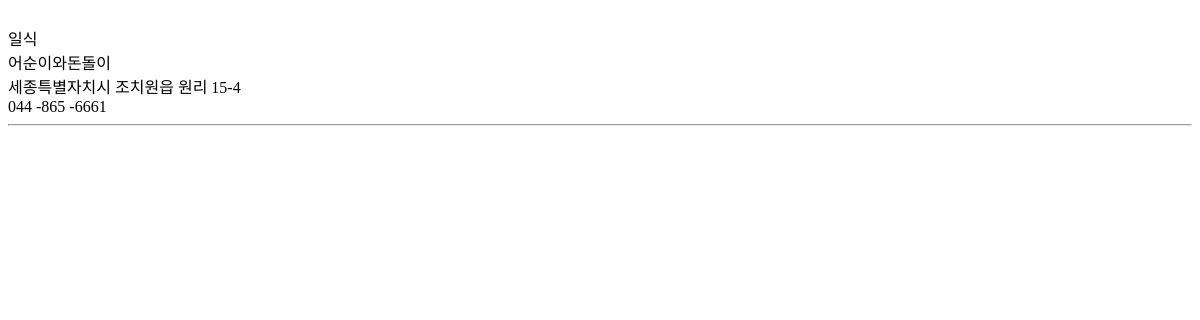
The app's page /map/jap/, older data.
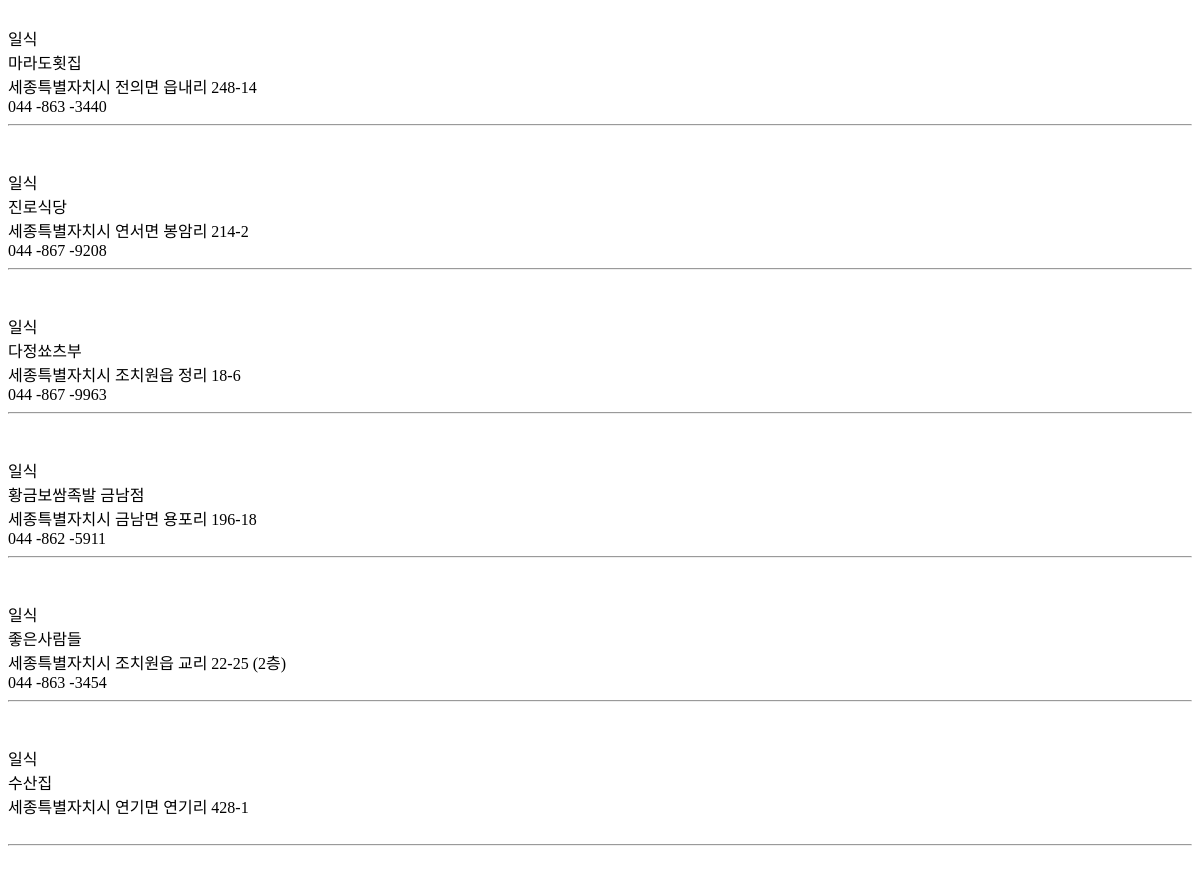
The same page, newer data.
### app/models.py (models this page shows)
class restaurant(models.Model):
    id=models.IntegerField(primary_key=True)
    name=models.CharField(max_length=10)
    category=models.CharField(max_length=10)
    long=models.FloatField()
    lat=models.FloatField()
    number = models.CharField(max_length=100,null=True)
    location = models.CharField(max_length=100,null=True)
    class Meta:
        db_table='restaurant'

### app/views.py (the view)
# urls.py: path('jap/', views.jap),
@xframe_options_exempt
def jap(request):
    res=restaurant.objects.filter(category='일식')
    return render(request, 'category_jap.html', {'data':res})

### app/templates/category_jap.html (shortened to what this page needs)
<body>
    {% for item in data %}
    {% if item.category == '일식' %}
    <br>{{ item.category }}<br>{{ item.name }}<br>{{ item.location }}<br>{{ item.number }}<br><hr><br>
    {% endif %}
    {% endfor %}
</body>

Row changes from the older to the newer data that the page shows:
removed restaurant: category "일식", name "어순이와돈돌이", location "세종특별자치시 조치원읍 원리 15-4", number "044 -865 -6661"
added restaurant: category "일식", name "마라도횟집", location "세종특별자치시 전의면 읍내리 248-14", number "044 -863 -3440"
added restaurant: category "일식", name "진로식당", location "세종특별자치시 연서면 봉암리 214-2", number "044 -867 -9208"
added restaurant: category "일식", name "다정쑈츠부", location "세종특별자치시 조치원읍 정리 18-6", number "044 -867 -9963"
added restaurant: category "일식", name "황금보쌈족발 금남점", location "세종특별자치시 금남면 용포리 196-18", number "044 -862 -5911"
added restaurant: category "일식", name "좋은사람들", location "세종특별자치시 조치원읍 교리 22-25 (2층)", number "044 -863 -3454"
added restaurant: category "일식", name "수산집", location "세종특별자치시 연기면 연기리 428-1"
